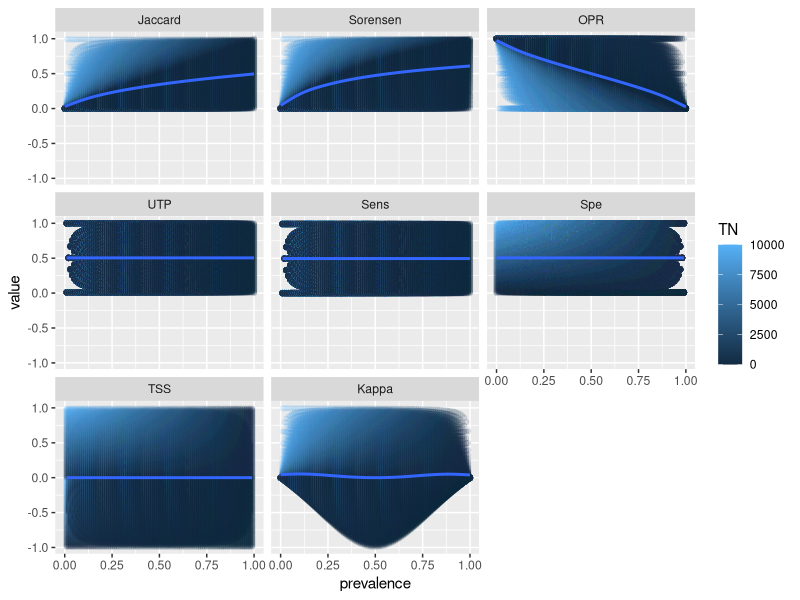

This figure's R source: (Note: this script raises an error after producing the figure.)
library(reshape2)
library(ggplot2)
metrics <- function(x, total)
{
  TP <- x[, "TP"]
  FP <- x[, "FP"]
  FN <- x[, "FN"]
  TN <- x[, "TN"]
  
  pred <- TP + FP
  obs <- TP + FN
  
  
  results <- data.frame(matrix(nc = 0, nr = nrow(x)))
  
  
  
  results$TP <- TP
  results$FP <- FP
  results$FN <- FN
  results$TN <- TN
  results$Jaccard <- TP / (TP + FN + FP)
  results$Sorensen = 2 * TP / (2 * TP + FN + FP)
  results$OPR  = FP / (TP + FP)
  results$UTP  = FN / (TP + FN)
  results$Sens = TP / (TP + FN)
  results$Spe  = TN / (TN + FP)
  results$TSS  = TP / (TP + FN) + TN / (TN + FP) - 1
  results$Kappa = (TP - pred * obs / total) / ((TP - pred * obs / total) + FP * (1/2) + FN * (1/2))
  results$prevalence = obs / total
  results$pred.prevalence = pred / total
  results$OPpc = FP / (TP + FN)
  
  return(results)
  
}



# Simulation 1: all possible parameterisations
prevalence <- seq(0, 1, length = 100)
max.size <- 10000
step <- 100


results <- NULL
for (i in prevalence)
{
  obs.pres <- round(i * max.size)
  obs.abs <- max.size - obs.pres
  
  
  TP <- seq(0, obs.pres, by = step)
  FP <- seq(0, obs.abs, by = step)
  testing.matrix <- expand.grid(TP, FP)
  colnames(testing.matrix) <- c("TP", "FP")
  
  testing.matrix$FN <- obs.pres - testing.matrix$TP
  testing.matrix$TN <- obs.abs - testing.matrix$FP 
  
  results <- rbind(results,
                   metrics(testing.matrix, total = max.size))
}


ggr <- melt(results, id.vars = c("prevalence", "pred.prevalence", "TP", "FP", "FN", "TN"), 
            measure.vars = c("Jaccard", "Sorensen", "OPR", "UTP", "Sens", "Spe", "TSS", "Kappa"))


ggplot(ggr, aes(x = prevalence, y = value)) + geom_point(alpha = 1/10, aes(col = TN)) +
  facet_wrap(~variable) + stat_smooth()




# Simulation 2: 
# For varying prevalences,
# variations of under-prediction (0 to -100%) or overprediction (0 to +300%) and both.

prevalence <- seq(0, 1, length = 101)
max.size <- 10000


results <- NULL
results.overpred <- NULL
results.underpred <- NULL
for (i in prevalence)
{
  obs.pres <- round(i * max.size)
  obs.abs <- max.size - obs.pres
  
  # Underpred
  underpred <- data.frame(TP = seq(obs.pres, 0, length = 101),
                          FN = seq(0, obs.pres, length = 101),
                          FP = 0,
                          TN = obs.abs)
  
  # Overpred 
  overpred <- data.frame(TP = obs.pres,
                         FN = 0,
                         FP = seq(0, min(3 * obs.pres, obs.abs), length = 101),
                         TN = obs.abs - seq(0, min(3 * obs.pres, obs.abs), length = 101))
 
  # Under + Overpred
  TP <- seq(obs.pres, 0, length = 101)
  FP <- seq(0, min(3 * obs.pres, obs.abs), length = 101)
  
  testing.matrix <- expand.grid(TP, FP)
  colnames(testing.matrix) <- c("TP", "FP")
  
  testing.matrix$FN <- obs.pres - testing.matrix$TP
  testing.matrix$TN <- obs.abs - testing.matrix$FP 
  
  results.overpred <- rbind(results.overpred,
                            metrics(overpred, total = max.size))
  results.underpred <- rbind(results.underpred,
                            metrics(underpred, total = max.size)) 
  
  results <- rbind(results,
                   metrics(testing.matrix, total = max.size))
}


# Simulation 3: all possible parameterisations


a <- function(x) (100 - x * 100)/x


tns <- c(9900, 1900, 900, 300, 100, 33, 11, 5, 1)
for(TN in tns)
{
  res$TP <- 100
  res$FP <- 0
  res$FN <- 0
  
  while(res$TP > 0)
  {
    
  }
}
results <- NULL
for (i in prevalence)
{
  obs.pres <- round(i * max.size)
  obs.abs <- max.size - obs.pres
  
  
  TP <- seq(0, obs.pres, by = step)
  FP <- seq(0, obs.abs, by = step)
  testing.matrix <- expand.grid(TP, FP)
  colnames(testing.matrix) <- c("TP", "FP")
  
  testing.matrix$FN <- obs.pres - testing.matrix$TP
  testing.matrix$TN <- obs.abs - testing.matrix$FP 
  
  results <- rbind(results,
                   metrics(testing.matrix, total = max.size))
}


ggr <- melt(results, id.vars = c("prevalence", "pred.prevalence", "TP", "FP", "FN", "TN"), 
            measure.vars = c("Jaccard", "Sorensen", "OPR", "UTP", "Sens", "Spe", "TSS", "Kappa"))


ggplot(ggr, aes(x = prevalence, y = value)) + geom_point(alpha = 1/10, aes(col = TN)) +
  facet_wrap(~variable) + stat_smooth() + coord_fixed(ratio = 1)



ggr <- melt(results, id.vars = c("prevalence", "pred.prevalence", "TP", "FP", "FN", "TN", "OPR", "UTP"), 
            measure.vars = c("Jaccard", "Sorensen", "Sens", "Spe", "TSS", "Kappa"))
ggr1 <- ggr[ggr$prevalence %in% c(0.01, 0.05, 0.10, 0.25, 0.5, 0.75, 0.9, 0.95, 0.99), ]

png("./outputs/Metriques vs OPR - covariation OPR et UTP.png", h = 600, w = 800)
ggplot(ggr1, aes(x = OPR, y = value, col = prevalence)) + 
  geom_point(alpha = 1/10) + 
  facet_wrap(~variable, scales = "free_y")  +
  coord_fixed(ratio = 1)
dev.off()

png("./outputs/Metriques vs UTP - covariation OPR et UTP.png", h = 600, w = 800)
ggplot(ggr1, aes(x = UTP, y = value, col = prevalence)) + 
  geom_point(alpha = 1/10) + 
  facet_wrap(~variable, scales = "free_y") +
  coord_fixed(ratio = 1) 
dev.off()

ggr.u <- melt(results.underpred, id.vars = c("prevalence", "pred.prevalence", "TP", "FP", "FN", "TN", "OPR", "UTP"), 
            measure.vars = c("Jaccard", "Sorensen", "Sens", "Spe", "TSS", "Kappa"))
ggr.u1 <- ggr.u[ggr.u$prevalence %in% c(0.01, 0.05, 0.10, 0.15, 0.2, 0.25, 0.5, 0.75, 0.9, 0.95, 0.99), ]
ggr.u1$prev <- as.factor(ggr.u1$prevalence)

png("./outputs/Metriques vs UTP - OPR = 0.png", h = 600, w = 800)
ggplot(ggr.u1, aes(x = UTP, y = value, col = prev)) + 
  geom_line() + 
  facet_wrap(~variable, scales = "free_y") + xlab("Underprediction (% of observed presences)") +
  coord_fixed(ratio = 1)
dev.off()
ggr.o <- melt(results.overpred, id.vars = c("prevalence", "pred.prevalence", "TP", "FP", "FN", "TN", "OPR", "UTP", "OPpc"), 
              measure.vars = c("Jaccard", "Sorensen", "Sens", "Spe", "TSS", "Kappa"))
ggr.o1 <- ggr.o[ggr.o$prevalence %in% c(0.01, 0.05, 0.10, 0.15, 0.2, 0.25, 0.5, 0.75, 0.9, 0.95, 0.99), ]
ggr.o1$prev <- as.factor(ggr.o1$prevalence)
png("./outputs/Metriques vs OPR - UTP = 0.png", h = 600, w = 800)
ggplot(ggr.o1, aes(x = OPR, y = value, col = prev)) + 
  geom_line() + 
  facet_wrap(~variable, scales = "free_y") +
  xlab("Overprediction (as % of predicted presences)") +
  coord_fixed(ratio = 1)
dev.off()

png("./outputs/Metriques vs OPpc - UTP = 0.png", h = 600, w = 800)
ggplot(ggr.o1, aes(x = OPpc, y = value, col = prev)) + 
  geom_line() + 
  facet_wrap(~variable, scales = "free_y") +
  xlab("Overprediction (as % of observed presences)") +
  coord_fixed(ratio = 1)
dev.off()

summary(results.overpred)

apply(results.overpred[, c("TP", "FP", "FN", "TN")], 1, sum)
